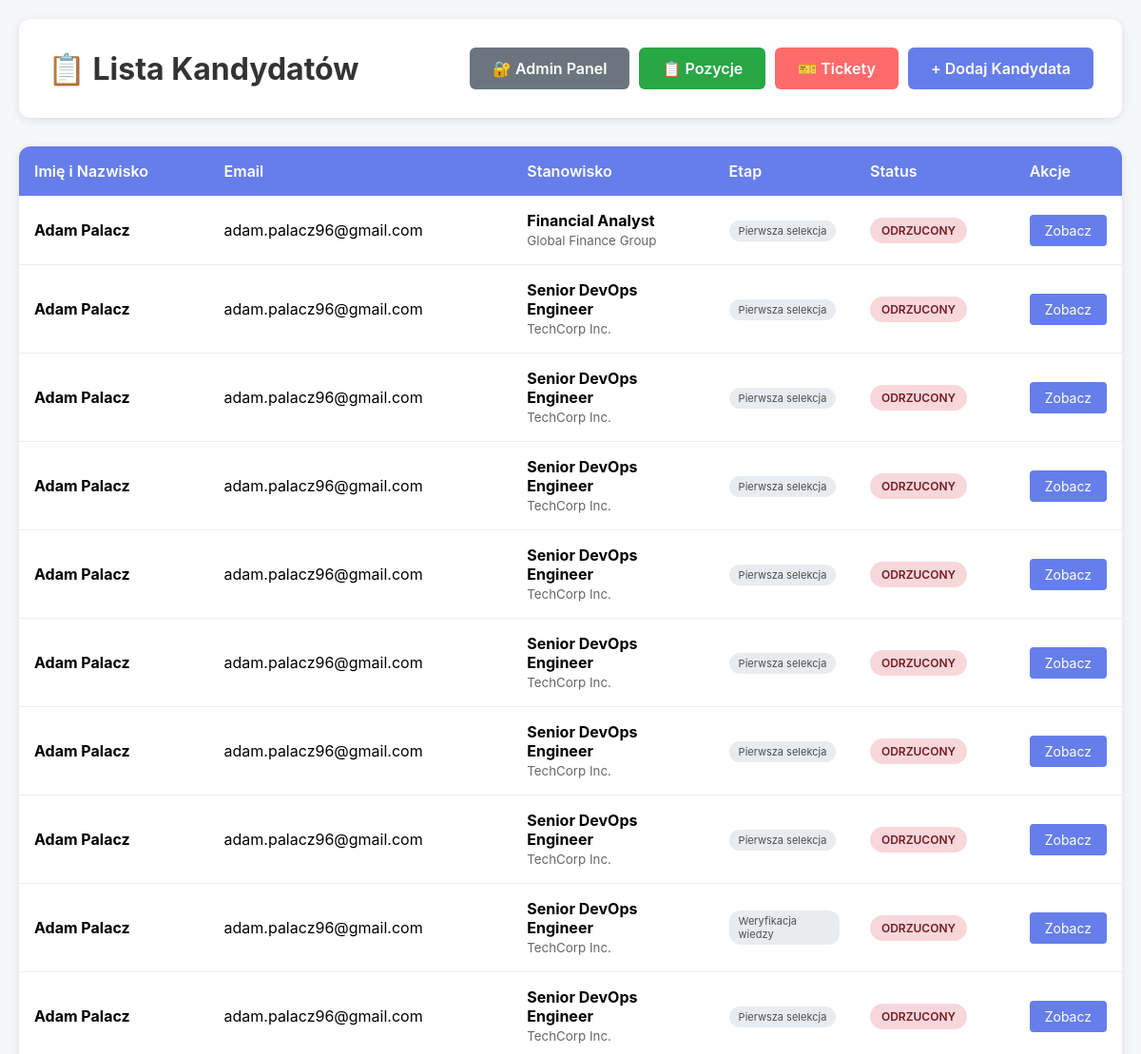
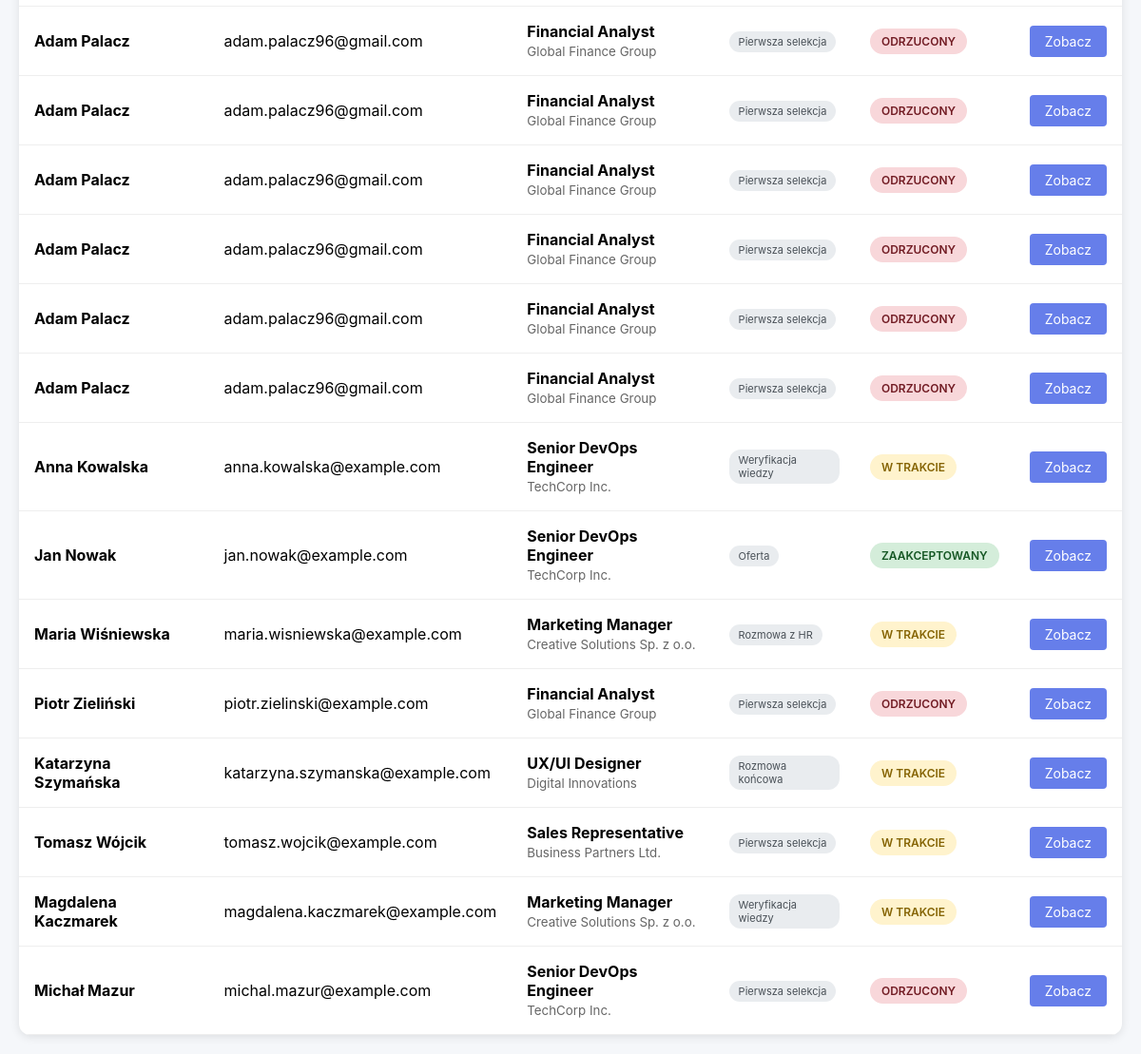
The page / on the database its author committed (2 pictures, top to bottom).
### tables this page shows
CREATE TABLE candidates (
            id INTEGER PRIMARY KEY AUTOINCREMENT,
            first_name TEXT NOT NULL,
            last_name TEXT NOT NULL,
            email TEXT NOT NULL,
            position_id INTEGER,
            status TEXT NOT NULL DEFAULT 'in_progress',
            stage TEXT NOT NULL DEFAULT 'initial_screening',
            cv_path TEXT,
            consent_for_other_positions INTEGER DEFAULT NULL,
            created_at TIMESTAMP DEFAULT CURRENT_TIMESTAMP,
            updated_at TIMESTAMP DEFAULT CURRENT_TIMESTAMP,
            FOREIGN KEY (position_id) REFERENCES positions(id)
        );

CREATE TABLE positions (
            id INTEGER PRIMARY KEY AUTOINCREMENT,
            title TEXT NOT NULL,
            company TEXT NOT NULL,
            description TEXT,
            created_at TIMESTAMP DEFAULT CURRENT_TIMESTAMP
        );

### app.py (the view)
@app.route('/')
def index():
    candidates = get_all_candidates()
    positions = get_all_positions()
    position_dict = {pos.id: pos for pos in positions}
    for candidate in candidates:
        if candidate.position_id and candidate.position_id in position_dict:
            position = position_dict[candidate.position_id]
            candidate.position_title = position.title
            candidate.position_company = position.company
        else:
            candidate.position_title = None
            candidate.position_company = None
    return render_template('candidates_list.html', candidates=candidates)

### database/models.py (called while the page is built)
def get_db_path() -> Path:
    db_dir = Path('data')
    db_dir.mkdir(exist_ok=True)
    return db_dir / 'hr_database.db'

def get_db() -> sqlite3.Connection:
    db_path = get_db_path()
    conn = sqlite3.connect(str(db_path))
    conn.row_factory = sqlite3.Row
    return conn

def get_all_positions() -> List[Position]:
    conn = get_db()
    cursor = conn.cursor()
    cursor.execute('SELECT * FROM positions ORDER BY created_at DESC')
    rows = cursor.fetchall()
    conn.close()
    positions = []
    for row in rows:
        positions.append(Position(
            id=row['id'],
            title=row['title'],
            company=row['company'],
            description=row['description'],
            created_at=datetime.fromisoformat(row['created_at']) if row['created_at'] else None
        ))
    return positions

    @property
    def full_name(self) -> str:
        return f"{self.first_name} {self.last_name}".strip()

### templates/candidates_list.html (shortened to what this page needs)
<!DOCTYPE html>
<html lang="pl">
<head>
</head>
<body>
    <div class="container">
        <div class="header">
            <h1>📋 Lista Kandydatów</h1>
            <div style="display: flex; gap: 10px;">
                <a href="{{ url_for('admin_panel') }}" class="btn-add" style="background: #6c757d;">🔐 Admin Panel</a>
                <a href="{{ url_for('positions_list') }}" class="btn-add" style="background: #28a745;">📋 Pozycje</a>
                <a href="{{ url_for('tickets_list') }}" class="btn-add" style="background: #ff6b6b;">🎫 Tickety</a>
                <a href="{{ url_for('add_candidate') }}" class="btn-add">+ Dodaj Kandydata</a>
            </div>
        </div>
        <div class="candidates-table">
            {% if candidates %}
            <table>
                <thead>
                    <tr>
                        <th>Imię i Nazwisko</th>
                        <th>Email</th>
                        <th>Stanowisko</th>
                        <th>Etap</th>
                        <th>Status</th>
                        <th>Akcje</th>
                    </tr>
                </thead>
                <tbody>
                    {% for candidate in candidates %}
                    <tr>
                        <td><strong>{{ candidate.full_name }}</strong></td>
                        <td>{{ candidate.email }}</td>
                        <td>
                            {% if candidate.position_title %}
                                <strong>{{ candidate.position_title }}</strong><br>
                                <small style="color: #666;">{{ candidate.position_company }}</small>
                            {% else %}
                                <span style="color: #999;">Brak</span>
                            {% endif %}
                        </td>
                        <td>
                            <span class="stage-badge">
                                {% if candidate.stage.value == 'initial_screening' %}
                                    Pierwsza selekcja
                                {% elif candidate.stage.value == 'hr_interview' %}
                                    Rozmowa z HR
                                {% elif candidate.stage.value == 'technical_assessment' %}
                                    Weryfikacja wiedzy
                                {% elif candidate.stage.value == 'final_interview' %}
                                    Rozmowa końcowa
                                {% elif candidate.stage.value == 'offer' %}
                                    Oferta
                                {% else %}
                                    {{ candidate.stage.value }}
                                {% endif %}
                            </span>
                        </td>
                        <td>
                            <span class="status-badge status-{{ candidate.status.value }}">
                                {% if candidate.status.value == 'in_progress' %}
                                    W trakcie
                                {% elif candidate.status.value == 'accepted' %}
                                    Zaakceptowany
                                {% elif candidate.status.value == 'rejected' %}
                                    Odrzucony
                                {% endif %}
                            </span>
                        </td>
                        <td>
                            <a href="{{ url_for('candidate_detail', candidate_id=candidate.id) }}" class="btn-view">Zobacz</a>
                        </td>
                    </tr>
                    {% endfor %}
                </tbody>
            </table>
            {% endif %}
        </div>
    </div>
</body>
</html>

### templates/candidates_list.html (style rules this page uses)
* { margin: 0; padding: 0; box-sizing: border-box; }
body { font-family: -apple-system, BlinkMacSystemFont, 'Segoe UI', Roboto, Oxygen, Ubuntu, Cantarell, sans-serif; background: #f5f7fa; padding: 20px; }
.container { max-width: 1400px; margin: 0 auto; }
.header { background: white; padding: 30px; border-radius: 12px; box-shadow: 0 2px 10px rgba(0,0,0,0.1); margin-bottom: 30px; display: flex; justify-content: space-between; align-items: center; }
h1 { color: #333; font-size: 32px; }
.btn-add { padding: 12px 24px; background: #667eea; color: white; text-decoration: none; border-radius: 6px; font-weight: 600; transition: background 0.3s; }
.candidates-table { background: white; border-radius: 12px; box-shadow: 0 2px 10px rgba(0,0,0,0.1); overflow: hidden; }
table { width: 100%; border-collapse: collapse; }
thead { background: #667eea; color: white; }
th { padding: 16px; text-align: left; font-weight: 600; }
td { padding: 16px; border-bottom: 1px solid #eee; }
.status-badge { display: inline-block; padding: 6px 12px; border-radius: 20px; font-size: 12px; font-weight: 600; text-transform: uppercase; }
.status-in_progress { background: #fff3cd; color: #856404; }
.status-accepted { background: #d4edda; color: #155724; }
.status-rejected { background: #f8d7da; color: #721c24; }
.stage-badge { display: inline-block; padding: 4px 10px; border-radius: 12px; font-size: 11px; background: #e9ecef; color: #495057; }
.btn-view { padding: 8px 16px; background: #667eea; color: white; text-decoration: none; border-radius: 4px; font-size: 14px; transition: background 0.3s; }

### rows shown on the page
candidates: email "adam.palacz96@gmail.com"
positions: position_title "Financial Analyst" "Financial Analyst" "Financial Analyst" "Financial Analyst" "Financial Analyst" "Financial Analyst" "Financial Analyst" "Financial Analyst", position_company "Global Finance Group" "Global Finance Group" "Global Finance Group" "Global Finance Group" "Global Finance Group" "Global Finance Group" "Global Finance Group" "Global Finance Group"
candidates: email "adam.palacz96@gmail.com"
positions: position_title "Senior DevOps Engineer" "Senior DevOps Engineer" "Senior DevOps Engineer" "Senior DevOps Engineer" "Senior DevOps Engineer" "Senior DevOps Engineer" "Senior DevOps Engineer" "Senior DevOps Engineer" "Senior DevOps Engineer" "Senior DevOps Engineer" "Senior DevOps Engineer", position_company "TechCorp Inc." "TechCorp Inc." "TechCorp Inc." "TechCorp Inc." "TechCorp Inc." "TechCorp Inc." "TechCorp Inc." "TechCorp Inc." "TechCorp Inc." "TechCorp Inc." "TechCorp Inc."
candidates: email "adam.palacz96@gmail.com"
candidates: email "adam.palacz96@gmail.com"
candidates: email "adam.palacz96@gmail.com"
candidates: email "adam.palacz96@gmail.com"
candidates: email "adam.palacz96@gmail.com"
candidates: email "adam.palacz96@gmail.com"
candidates: email "adam.palacz96@gmail.com"
candidates: email "adam.palacz96@gmail.com"
positions: position_title "Senior DevOps Engineer", position_company "TechCorp Inc."
candidates: email "adam.palacz96@gmail.com"
candidates: email "adam.palacz96@gmail.com"
candidates: email "adam.palacz96@gmail.com"
candidates: email "adam.palacz96@gmail.com"
candidates: email "adam.palacz96@gmail.com"
candidates: email "adam.palacz96@gmail.com"
candidates: email "anna.kowalska@example.com"
candidates: email "jan.nowak@example.com"
candidates: email "maria.wisniewska@example.com"
positions: position_title "Marketing Manager" "Marketing Manager", position_company "Creative Solutions Sp. z o.o." "Creative Solutions Sp. z o.o."
candidates: email "piotr.zielinski@example.com"
candidates: email "katarzyna.szymanska@example.com"
positions: position_title "UX/UI Designer", position_company "Digital Innovations"
candidates: email "tomasz.wojcik@example.com"
positions: position_title "Sales Representative", position_company "Business Partners Ltd."
candidates: email "magdalena.kaczmarek@example.com"
candidates: email "michal.mazur@example.com"

### other values the page prints
{{ candidate.full_name }} "Adam Palacz" "Adam Palacz" "Adam Palacz" "Adam Palacz" "Adam Palacz" "Adam Palacz" "Adam Palacz" "Adam Palacz" "Adam Palacz" "Adam Palacz" "Adam Palacz" "Adam Palacz" "Adam Palacz" "Adam Palacz" "Adam Palacz" "Adam Palacz" "Anna Kowalska" "Jan Nowak" "Maria Wiśniewska" "Piotr Zieliński" "Katarzyna Szymańska" "Tomasz Wójcik" "Magdalena Kaczmarek" "Michał Mazur"
